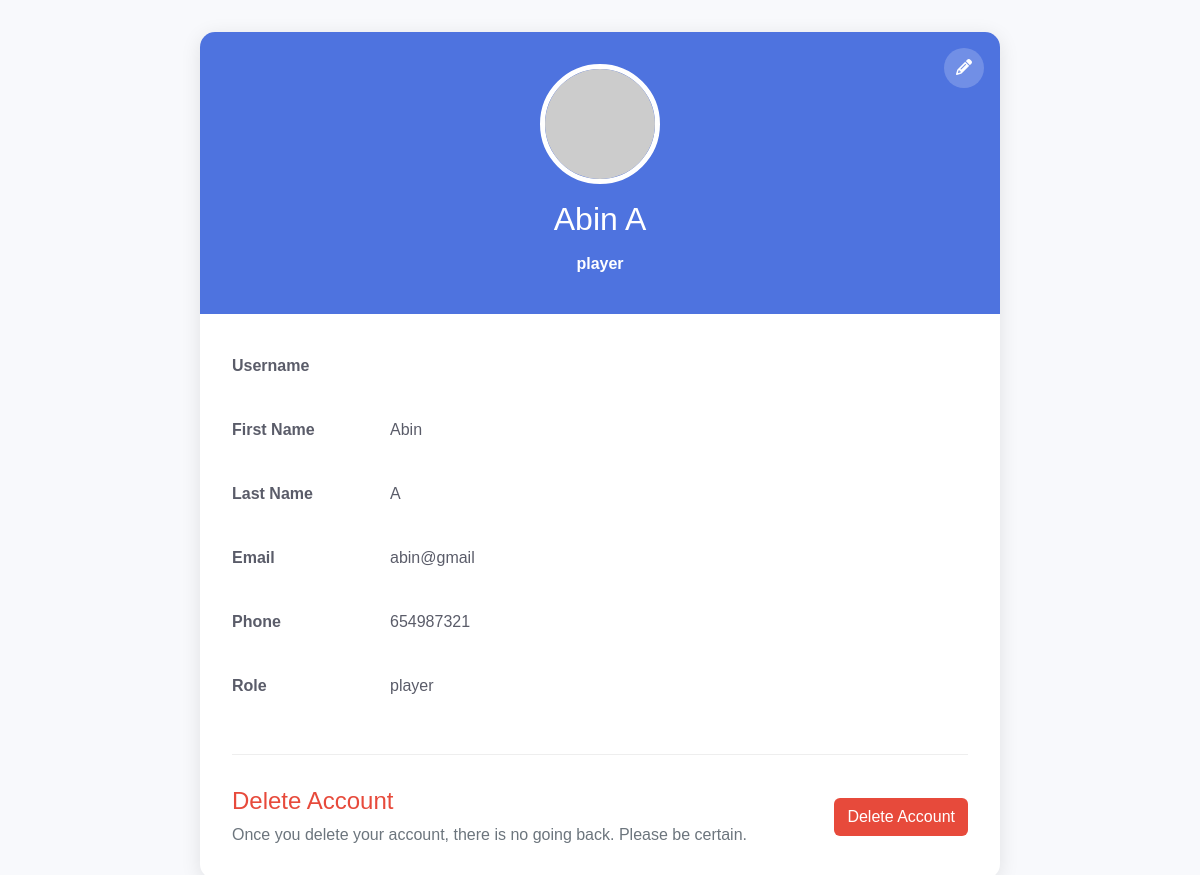
The app's page /profile/ (signed in) with its own data.
### Turfapp/models.py (models this page shows, shortened)
class CustomUser(AbstractBaseUser,PermissionsMixin):
    phone = models.CharField(max_length=10,unique=True)
    first_name = models.CharField(max_length=15)
    last_name = models.CharField(max_length=15)
    role = models.CharField(max_length=10, choices=[('player', 'Player'), ('owner', 'Owner'), ('admin', 'admin')],default='player')
    email = models.EmailField(unique=True)
    is_active = models.BooleanField(default=True)
    is_staff = models.BooleanField(default=False)
    USERNAME_FIELD = "email"
    REQUIRED_FIELDS = ["phone", "first_name", "last_name"]
    objects = UserManager()

### Turfapp/views.py (the view, shortened to what this page needs)
# urls.py: path("profile/",views.Profile,name='profile'),
@login_required
def Profile(request):
    messages.success(request, "operartion unsuccessfull")
    return render(request,"profile.html")

### Turfapp/templates/profile.html (shortened to what this page needs)
<!DOCTYPE html>
<html lang="en">
<head>
    <link href="https://cdn.jsdelivr.net/npm/bootstrap@5.3.0/dist/css/bootstrap.min.css" rel="stylesheet">
    <link rel="stylesheet" href="https://cdnjs.cloudflare.com/ajax/libs/font-awesome/6.4.0/css/all.min.css">
</head>
<body>
    <div class="profile-card">
        <div class="profile-header">
            <button class="edit-btn" id="editToggleBtn">
                <i class="fas fa-pencil-alt"></i>
            </button>
            <img src="https://ui-avatars.com/api/?name={{ request.user.first_name }}+{{ request.user.last_name }}&background=3a5a78&color=fff" alt="Profile" class="profile-pic" id="profilePic">
            <h2 id="fullName">{{request.user.first_name|capfirst}} {{request.user.last_name|capfirst}}</h2>
            <div class="role-badge" id="roleBadge">{{request.user.role}}</div>
        </div>
        <div class="profile-body">
            <div class="profile-field">
                <label>Username</label>
                <div class="value" id="usernameValue">{{request.user.username}}</div>
            </div>
           <form method="post">
            <div class="profile-field">
                <label>First Name</label>
                <div class="value" id="firstNameValue">{{request.user.first_name|capfirst}}</div>
            </div>
            <div class="profile-field">
                <label>Last Name</label>
                <div class="value" id="lastNameValue">{{request.user.last_name|capfirst}}</div>
            </div>
            <div class="profile-field">
                <label>Email</label>
                <div class="value" id="emailValue">{{request.user.email}}</div>
            </div>
            <div class="profile-field">
                <label>Phone</label>
                <div class="value" id="phoneValue">{{request.user.phone}}</div>
            </div>
            <div class="profile-field">
                <label>Role</label>
                <div class="value" id="roleValue">{{request.user.role}}</div>
            </div>
            </form>
            <div class="delete-section">
                <div class="delete-content">
                    <div class="delete-text">
                        <h4>Delete Account</h4>
                        <p>Once you delete your account, there is no going back. Please be certain.</p>
                    </div>
                    <button type="button" class="btn btn-delete" data-bs-toggle="modal" data-bs-target="#confirmDeleteModal">
                        Delete Account
                    </button>
                </div>
            </div>
        </div>
    </div>
</body>
</html>

### Turfapp/templates/profile.html (style rules this page uses)
:root { --primary-color: #4e73df; --secondary-color: #f8f9fc; --text-color: #5a5c69; --danger-color: #e74a3b; }
body { background-color: #f8f9fc; color: var(--text-color); font-family: 'Nunito', sans-serif; }
.profile-card { background: white; border-radius: 15px; box-shadow: 0 4px 20px rgba(0, 0, 0, 0.1); overflow: hidden; max-width: 800px; margin: 2rem auto; }
.profile-header { background: var(--primary-color); color: white; padding: 2rem; text-align: center; position: relative; }
.profile-pic { width: 120px; height: 120px; border-radius: 50%; border: 5px solid white; object-fit: cover; margin-bottom: 1rem; }
.profile-body { padding: 2rem; }
.profile-field { display: flex; margin-bottom: 1.5rem; align-items: center; flex-wrap: wrap; }
.profile-field label { flex: 0 0 150px; font-weight: 600; }
.profile-field .value { flex: 1; padding: 0.5rem; min-height: 40px; display: flex; align-items: center; }
.edit-btn { position: absolute; top: 1rem; right: 1rem; background: rgba(255, 255, 255, 0.2); border: none; color: white; width: 40px; height: 40px; border-radius: 50%; cursor: pointer; transition: all 0.3s; }
.btn-delete { background: var(--danger-color); color: white; }
.role-badge { padding: 0.35rem 0.65rem; border-radius: 50rem; font-weight: 600; }
.delete-section { margin-top: 3rem; padding-top: 2rem; border-top: 1px solid #eee; }
.delete-content { display: flex; justify-content: space-between; align-items: center; }
.delete-text h4 { color: var(--danger-color); margin-bottom: 0.5rem; }
.delete-text p { margin-bottom: 0; color: #6c757d; }

### records on screen
CustomUser: user.first_name "Abin", user.last_name "A", user.role "player", user.email "abin@gmail", user.phone "654987321"
